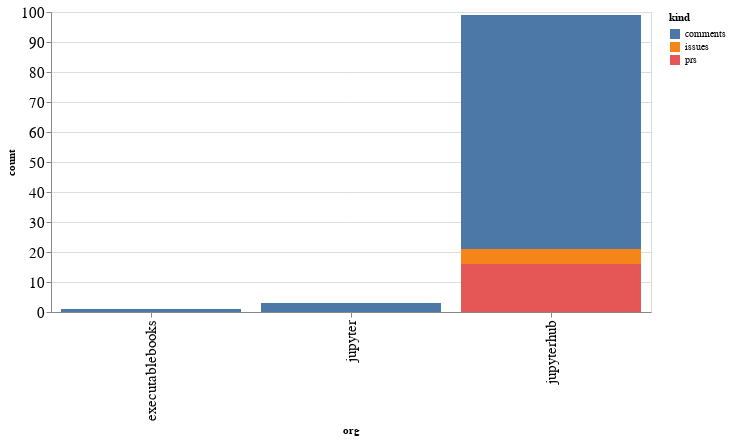

Notebook code for this chart:
### Code cell
alt.Chart(org_summaries, width=600).mark_bar().encode(
    x='org',
    y='count',
    color='kind',
    tooltip="org"
)

### Figure 1 — Vega-Lite specification as saved in the notebook (floating-point values rounded to 4 significant figures)
{"config": {"axisLeft": {"labelFontSize": 15}, "axisBottom": {"labelFontSize": 15}}, "data": {"name": "data-0bc98fdae971a231760e06bab9731f7d"}, "mark": "bar", "encoding": {"color": {"type": "nominal", "field": "kind"}, "tooltip": {"type": "nominal", "field": "org"}, "x": {"type": "nominal", "field": "org"}, "y": {"type": "quantitative", "field": "count"}}, "width": 600, "$schema": "https://vega.github.io/schema/vega-lite/v4.8.1.json", "datasets": {"data-0bc98fdae971a231760e06bab9731f7d": [{"org": "executablebooks", "kind": "comments", "count": 1}, {"org": "jupyter", "kind": "comments", "count": 3}, {"org": "jupyterhub", "kind": "comments", "count": 78}, {"org": "jupyterhub", "kind": "issues", "count": 5}, {"org": "jupyterhub", "kind": "prs", "count": 16}]}}
